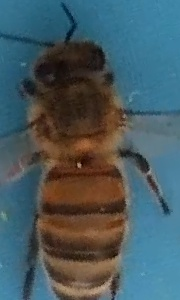
#> input picture PollenCounter/Archive/PollenDataset/images/NP11139-148r.jpg, 180 x 300 px, given in place of bees.mp4, which was not available
$ python bee_tracking_with_trajectories.py
#> lines starting #> are read from the running program, lines starting #| are printed output that depends on the picture
import cv2
import numpy as np
from collections import OrderedDict

class BeeTracker:
    def __init__(self, max_disappeared=10, max_distance=50):
        self.next_object_id = 0
        self.objects = OrderedDict()            # ID -> current centroid
        self.disappeared = OrderedDict()        # ID -> disappeared count
        self.trajectories = OrderedDict()       # ID -> list of past centroids
        self.max_disappeared = max_disappeared
        self.max_distance = max_distance

    def register(self, centroid):
        self.objects[self.next_object_id] = centroid
        self.disappeared[self.next_object_id] = 0
        self.trajectories[self.next_object_id] = [centroid]
        self.next_object_id += 1

    def deregister(self, object_id):
        del self.objects[object_id]
        del self.disappeared[object_id]
        del self.trajectories[object_id]

    def update(self, input_centroids):
        if len(input_centroids) == 0:
            for object_id in list(self.disappeared.keys()):
                self.disappeared[object_id] += 1
                if self.disappeared[object_id] > self.max_disappeared:
                    self.deregister(object_id)
            return self.objects, self.trajectories

        if len(self.objects) == 0:
            for centroid in input_centroids:
                self.register(centroid)
        else:
            object_ids = list(self.objects.keys())
            object_centroids = list(self.objects.values())

            D = np.linalg.norm(np.array(object_centroids)[:, None] - input_centroids, axis=2)

            rows = D.min(axis=1).argsort()
            cols = D.argmin(axis=1)[rows]

            assigned_rows = set()
            assigned_cols = set()

            for row, col in zip(rows, cols):
                if row in assigned_rows or col in assigned_cols:
                    continue
                if D[row, col] > self.max_distance:
                    continue
                object_id = object_ids[row]
                self.objects[object_id] = input_centroids[col]
                self.trajectories[object_id].append(input_centroids[col])
                self.disappeared[object_id] = 0
                assigned_rows.add(row)
                assigned_cols.add(col)

            unused_rows = set(range(D.shape[0])) - assigned_rows
            unused_cols = set(range(D.shape[1])) - assigned_cols

            for row in unused_rows:
                object_id = object_ids[row]
                self.disappeared[object_id] += 1
                if self.disappeared[object_id] > self.max_disappeared:
                    self.deregister(object_id)

            for col in unused_cols:
                self.register(input_centroids[col])

        return self.objects, self.trajectories

def estimate_orientation(contour):
    if len(contour) < 5:
        return None
    data_pts = np.array(contour).reshape(-1, 2).astype(np.float32)
    mean, eigenvectors = cv2.PCACompute(data_pts, mean=None)
    angle = np.arctan2(eigenvectors[0, 1], eigenvectors[0, 0]) * 180 / np.pi
    return angle

def main():
    alpha = 0.05
    min_area = 100
    tracker = BeeTracker()

    cap = cv2.VideoCapture("bees.mp4")
    background = None
    prev_gray = None

    while cap.isOpened():
        ret, frame = cap.read()
#> frame is the input picture: shape (300, 180, 3); mean B, G, R 96.1, 90.4, 72.2
        if not ret:
            break

        gray = cv2.cvtColor(frame, cv2.COLOR_BGR2GRAY)
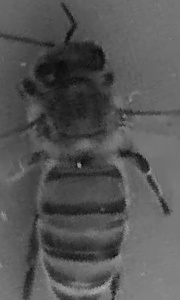
#> gray: shape (300, 180); min 11, max 175, mean 85.6
        gray_blurred = cv2.GaussianBlur(gray, (7, 7), 0)

        if background is None:
            background = gray_blurred.copy().astype("float")
            prev_gray = gray_blurred.copy()
            continue

        cv2.accumulateWeighted(gray_blurred, background, alpha)
        background_uint8 = cv2.convertScaleAbs(background)

        diff = cv2.absdiff(gray_blurred, background_uint8)
        _, thresh = cv2.threshold(diff, 30, 255, cv2.THRESH_BINARY)
        thresh = cv2.morphologyEx(thresh, cv2.MORPH_OPEN, np.ones((3, 3), np.uint8))

        contours, _ = cv2.findContours(thresh, cv2.RETR_EXTERNAL, cv2.CHAIN_APPROX_SIMPLE)

        centroids = []
        for cnt in contours:
            if cv2.contourArea(cnt) < min_area:
                continue
            M = cv2.moments(cnt)
            if M["m00"] == 0:
                continue
            cx = int(M["m10"] / M["m00"])
            cy = int(M["m01"] / M["m00"])
            centroids.append(np.array([cx, cy]))

        objects, trajectories = tracker.update(np.array(centroids))

        for object_id, centroid in objects.items():
            cv2.circle(frame, tuple(centroid), 5, (0, 0, 255), -1)
            cv2.putText(frame, f"ID {object_id}", (centroid[0] + 5, centroid[1] - 5),
                        cv2.FONT_HERSHEY_SIMPLEX, 0.5, (255, 255, 0), 1)

        for cnt in contours:
            if cv2.contourArea(cnt) < min_area:
                continue
            orientation = estimate_orientation(cnt)
            if orientation is not None:
                rect = cv2.boundingRect(cnt)
                x, y = rect[:2]
                cv2.putText(frame, f"{orientation:.1f}°", (x, y - 5),
                            cv2.FONT_HERSHEY_SIMPLEX, 0.4, (0, 255, 255), 1)
                cv2.drawContours(frame, [cnt], -1, (0, 255, 0), 1)

        flow = cv2.calcOpticalFlowFarneback(prev_gray, gray_blurred, None,
                                            0.5, 3, 15, 3, 5, 1.2, 0)
        step = 20
        for y in range(0, flow.shape[0], step):
            for x in range(0, flow.shape[1], step):
                fx, fy = flow[y, x]
                if np.hypot(fx, fy) > 1:
                    cv2.arrowedLine(frame, (x, y), (int(x + fx), int(y + fy)),
                                    (255, 0, 0), 1, tipLength=0.3)

        prev_gray = gray_blurred.copy()

        for object_id, points in trajectories.items():
            if len(points) < 2:
                continue
            for i in range(1, len(points)):
                if points[i - 1] is None or points[i] is None:
                    continue
                cv2.line(frame, tuple(points[i - 1]), tuple(points[i]), (0, 255, 255), 1)

        cv2.imshow("Bee Tracking", frame)
        if cv2.waitKey(30) & 0xFF == 27:
            break

    cap.release()
    cv2.destroyAllWindows()

if __name__ == "__main__":
    main()

$ run again, on PollenCounter/Archive/PollenDataset/images/NP13169-197r.jpg
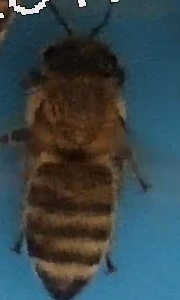
#> input picture PollenCounter/Archive/PollenDataset/images/NP13169-197r.jpg, 180 x 300 px, given in place of bees.mp4, which was not available
#> in main, frame is the input picture: shape (300, 180, 3); mean B, G, R 74.7, 70.3, 55
#> in main, `gray = cv2.cvtColor(frame, cv2.COLOR_BGR2GRAY)`:
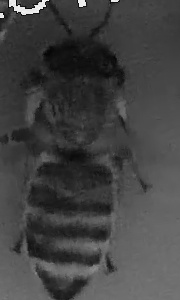
#> gray: shape (300, 180); min 4, max 253, mean 66.2

$ run again, on PollenCounter/Archive/PollenDataset/images/NP20673-57r.jpg
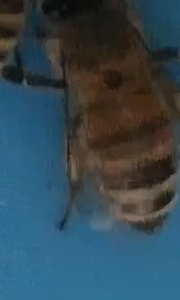
#> input picture PollenCounter/Archive/PollenDataset/images/NP20673-57r.jpg, 180 x 300 px, given in place of bees.mp4, which was not available
#> in main, frame is the input picture: shape (300, 180, 3); mean B, G, R 82.6, 72, 51.6
#> in main, `gray = cv2.cvtColor(frame, cv2.COLOR_BGR2GRAY)`:
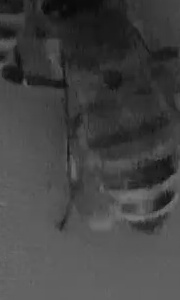
#> gray: shape (300, 180); min 8, max 122, mean 67.1
